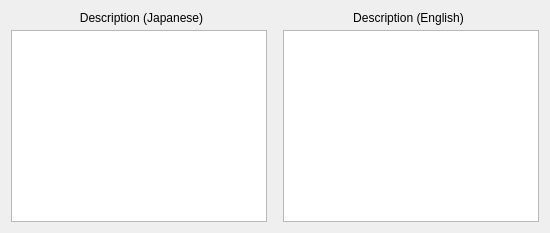
         <widget class="QWidget" name="descEditTab">
          <attribute name="title">
           <string>Desc.</string>
          </attribute>
          <layout class="QHBoxLayout">
           <property name="spacing">
            <number>0</number>
           </property>
           <item>
            <layout class="QHBoxLayout" name="horizontalLayout_9"/>
           </item>
           <item>
            <layout class="QVBoxLayout" name="_6">
             <property name="spacing">
              <number>5</number>
             </property>
             <item>
              <widget class="QLabel" name="desc_jaLabel2">
               <property name="text">
                <string>Description (Japanese)</string>
               </property>
               <property name="alignment">
                <set>Qt::AlignCenter</set>
               </property>
              </widget>
             </item>
             <item>
              <layout class="QHBoxLayout">
               <property name="spacing">
                <number>0</number>
               </property>
               <item>
                <widget class="QTextEdit" name="desc_jaEdit"/>
               </item>
               <item>
                <spacer>
                 <property name="orientation">
                  <enum>Qt::Horizontal</enum>
                 </property>
                 <property name="sizeType">
                  <enum>QSizePolicy::Minimum</enum>
                 </property>
                 <property name="sizeHint" stdset="0">
                  <size>
                   <width>5</width>
                   <height>5</height>
                  </size>
                 </property>
                </spacer>
               </item>
              </layout>
             </item>
            </layout>
           </item>
           <item>
            <widget class="QWidget" name="descSeparator2" native="true">
             <property name="minimumSize">
              <size>
               <width>6</width>
               <height>0</height>
              </size>
             </property>
            </widget>
           </item>
           <item>
            <layout class="QVBoxLayout">
             <property name="spacing">
              <number>5</number>
             </property>
             <item>
              <widget class="QLabel" name="desc_enLabel2">
               <property name="text">
                <string>Description (English)</string>
               </property>
               <property name="alignment">
                <set>Qt::AlignCenter</set>
               </property>
              </widget>
             </item>
             <item>
              <layout class="QHBoxLayout">
               <property name="spacing">
                <number>0</number>
               </property>
               <item>
                <spacer>
                 <property name="orientation">
                  <enum>Qt::Horizontal</enum>
                 </property>
                 <property name="sizeType">
                  <enum>QSizePolicy::Minimum</enum>
                 </property>
                 <property name="sizeHint" stdset="0">
                  <size>
                   <width>5</width>
                   <height>5</height>
                  </size>
                 </property>
                </spacer>
               </item>
               <item>
                <widget class="QTextEdit" name="desc_enEdit"/>
               </item>
              </layout>
             </item>
            </layout>
           </item>
          </layout>
         </widget>
